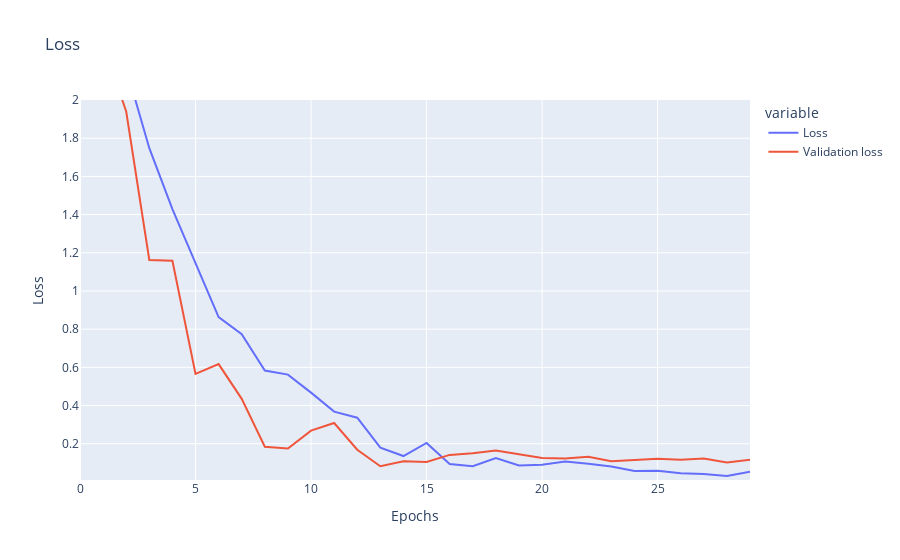

The code cell stored with this chart in its notebook:
### Code cell
import plotly.express as px

fig = px.line(y=[loss, val_loss],
                title='Loss', 
                labels={'value': 'Loss', 'index': 'Epochs'})
                
newnames = {'wide_variable_0': 'Loss', 'wide_variable_1': 'Validation loss'}
fig.for_each_trace(lambda t: t.update(name = newnames[t.name]))
fig.update_layout(yaxis_range=[0.01, 2])
fig.show()

### Figure 1 — Plotly figure (JSON) as saved in the notebook; plotly's stock layout.template omitted (floating-point values rounded to 4 significant figures)
{"data": [{"hovertemplate": "variable=wide_variable_0<br>Epochs=%{x}<br>Loss=%{y}<extra></extra>", "legendgroup": "wide_variable_0", "line": {"color": "#636efa", "dash": "solid"}, "marker": {"symbol": "circle"}, "mode": "lines", "name": "Loss", "orientation": "v", "showlegend": true, "type": "scatter", "x": [0, 1, 2, 3, 4, 5, 6, 7, 8, 9, 10, 11, 12, 13, 14, 15, 16, 17, 18, 19, 20, 21, 22, 23, 24, 25, 26, 27, 28, 29], "xaxis": "x", "y": [3.397, 2.472, 2.166, 1.748, 1.429, 1.147, 0.8627, 0.7733, 0.583, 0.562, 0.4676, 0.368, 0.3361, 0.1795, 0.1355, 0.2044, 0.09359, 0.08207, 0.1243, 0.08618, 0.09036, 0.1064, 0.09554, 0.08062, 0.0573, 0.05867, 0.04558, 0.04207, 0.03147, 0.05385], "yaxis": "y"}, {"hovertemplate": "variable=wide_variable_1<br>Epochs=%{x}<br>Loss=%{y}<extra></extra>", "legendgroup": "wide_variable_1", "line": {"color": "#EF553B", "dash": "solid"}, "marker": {"symbol": "circle"}, "mode": "lines", "name": "Validation loss", "orientation": "v", "showlegend": true, "type": "scatter", "x": [0, 1, 2, 3, 4, 5, 6, 7, 8, 9, 10, 11, 12, 13, 14, 15, 16, 17, 18, 19, 20, 21, 22, 23, 24, 25, 26, 27, 28, 29], "xaxis": "x", "y": [2.921, 2.295, 1.94, 1.163, 1.158, 0.5656, 0.6169, 0.435, 0.1845, 0.1747, 0.2685, 0.3085, 0.1685, 0.08188, 0.1085, 0.1046, 0.1415, 0.15, 0.1645, 0.1449, 0.1253, 0.1224, 0.1314, 0.1088, 0.1144, 0.1207, 0.1158, 0.1224, 0.1023, 0.1155], "yaxis": "y"}], "layout": {"legend": {"title": {"text": "variable"}, "tracegroupgap": 0}, "title": {"text": "Loss"}, "xaxis": {"anchor": "y", "domain": [0, 1], "title": {"text": "Epochs"}}, "yaxis": {"anchor": "x", "domain": [0, 1], "range": [0.01, 2], "title": {"text": "Loss"}}}}
